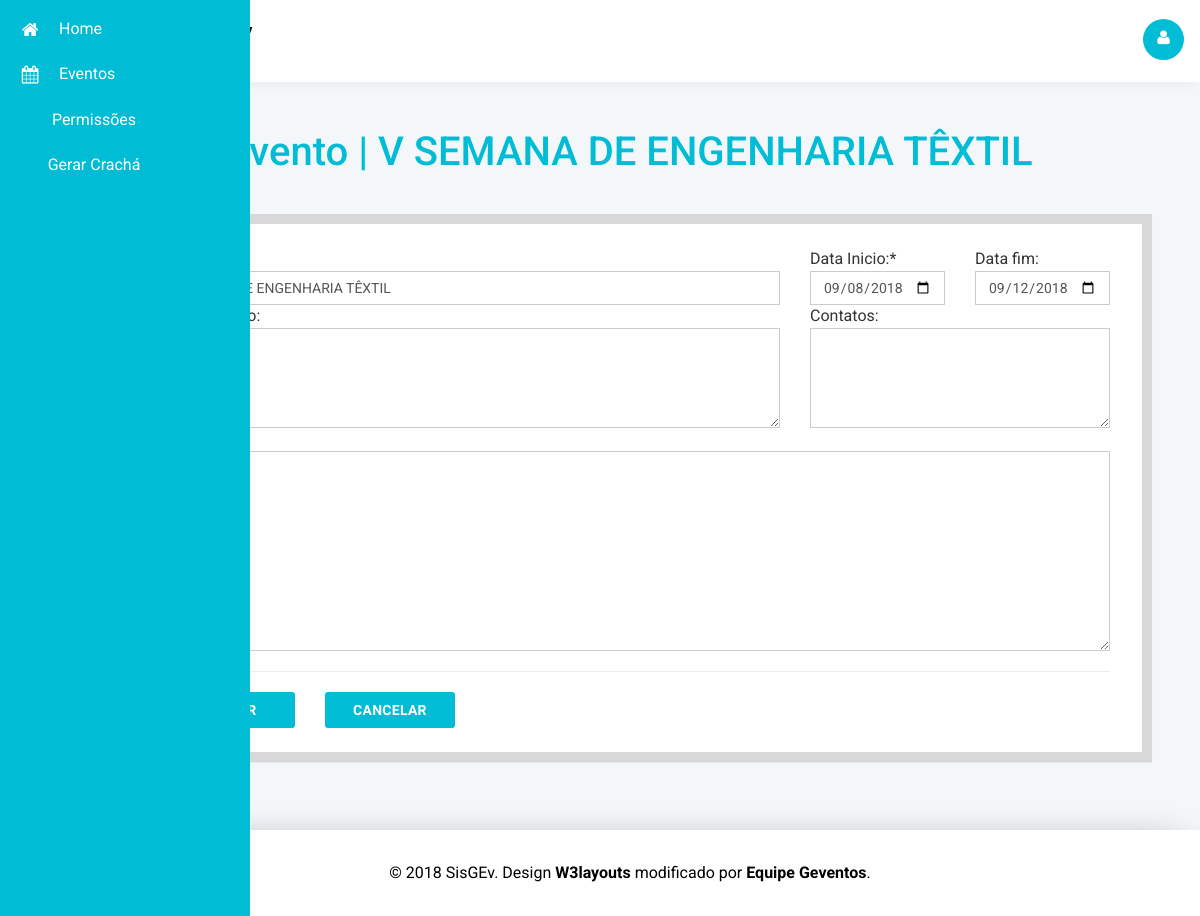
Screenshot of /editarevento.php?id_evento=3 (signed in) with the database file from the repository.
### tables this page shows
CREATE TABLE `evento`(
  `id_evento` int(10) auto_increment,
  `nome` varchar(50) not null,
  `data_ini` date not null,
  `data_fim` date not null,
  `sobre` text,
  `programacao` text,
  `contatos` varchar(100),
  primary key (`id_evento`)
);

### classes/Conexao.php (called while the page is built, shortened)
<?php
class Conexao {
    protected $servidor;
    protected $usuario;
    protected $senha;
    protected $nomeBanco;
    protected $banco;
    function getServidor() {
        return $this->servidor;
    }
    function getUsuario() {
        return $this->usuario;
    }
    function getSenha() {
        return $this->senha;
    }
    function getNomeBanco() {
        return $this->nomeBanco;
    }
    function getBanco() {
        return $this->banco;
    }
    function setServidor($servidor) {
        $this->servidor = $servidor;
    }
    function setUsuario($usuario) {
        $this->usuario = $usuario;
    }
    function setSenha($senha) {
        $this->senha = $senha;
    }
    function setNomeBanco($nomeBanco) {
        $this->nomeBanco = $nomeBanco;
    }
    public function Conectar() {
        $this->banco = new mysqli(
        $this->getServidor(),
        $this->getUsuario(),
        $this->getSenha(),
        $this->getNomeBanco()
        );
    }
}

### editarevento.php (the view, shortened to what this page needs)
<?php
	if(!empty($_SESSION['id_usuario'])){
		require_once("classes/Conexao.php");
		$cx = new Conexao();
		$codigo  = $_GET['id_evento'];
		$consulta = "SELECT * FROM evento WHERE id_evento = $codigo limit 1";
		$con = mysqli_query($cx->getBanco(), $consulta);
		$linha = mysqli_fetch_assoc($con);
	}else{
	header("Location: login.php");
	}
?>
<!DOCTYPE html>
<head>
	<?php
	include("links.php");
	?>
</head>
<body class="dashboard-page">
	<?php
	include("menu.php");
	include("topo.php");
	?>
	<div class="main-grid">
		<div class="agile-grids">
			<div class="grids">
				<div class="progressbar-heading grids-heading">
					<h2>Evento | <?php echo $linha['nome']?></h2>
				</div>
				<div class="panel panel-widget forms-panel">
					<div class="forms">
						<div class="inline-form widget-shadow">
							<div class="form-body">
								<form action="#" method="post">
									<div class="row">
										<div class="col-sm-8">
											<label for="nomeevento">
											</label>
											<input type="text" name="nomeevento" class="form-control" id="nomeevento" value="<?php echo $linha['nome']?>">
										</div>
										<div class="col-sm-2">
											<label for="datainicio">
												Data Inicio:*
											</label>
											<input type="date" name="pdatainicio" class="form-control" id="datainicio" value="<?php echo date ("Y-m-d", strtotime($linha['data_ini']));?>">
										</div>
										<div class="col-sm-2">
											<label for="datafim">
												Data fim:
											</label>
											<input type="date" name="datafim" class="form-control" id="datafim" value="<?php echo date ("Y-m-d", strtotime($linha['data_fim']));?>">
										</div>
									</div>
									<div class="row">
										<div class="col-sm-8">
											<label for="sobreevento">
											</label>
											<textarea class="form-control" id="sobreevento"><?php echo $linha['sobre'];?></textarea>
										</div>
										<div class="col-sm-4">
											<label for="contatos">
												Contatos:
											</label>
											<textarea class="form-control" id="contatos"><?php echo $linha['contatos'];?></textarea>
										</div>
									</div>
									<div class="row">
										<div class="col-sm-12">
											<label for="programacao">
											</label>
											<textarea class="form-control" id="programacao"><?php echo $linha['programacao'];?></textarea>
										</div>
									</div>
									<hr>
									<div class="row">
										<div class="col-sm-12">
											<div class="col-xs-2">
												<button type="submit" class="btn btn-primary btn-block">SALVAR</button>
											</div>
											<div class="col-xs-2">
												<button type="submit" class="btn btn-primary btn-block">CANCELAR</button>
											</div>
										</div>
									</div>
								</form>
							</div>
						</div>
					</div>
				</div>
			</div>
		</div>
	</div>
	<?php
	include("rodape.php");
	?>
</section>
</body>
</html>

### css/meustyle.css (style rules this page uses)
#sobreevento { height: 100px; }
#contatos { height: 100px; }
#programacao { height: 200px; }

### rows the page displays
evento: nome "V SEMANA DE ENGENHARIA TÊXTIL", nomeevento "V SEMANA DE ENGENHARIA TÊXTIL", pdatainicio "09/08/2018", datafim "09/12/2018"
